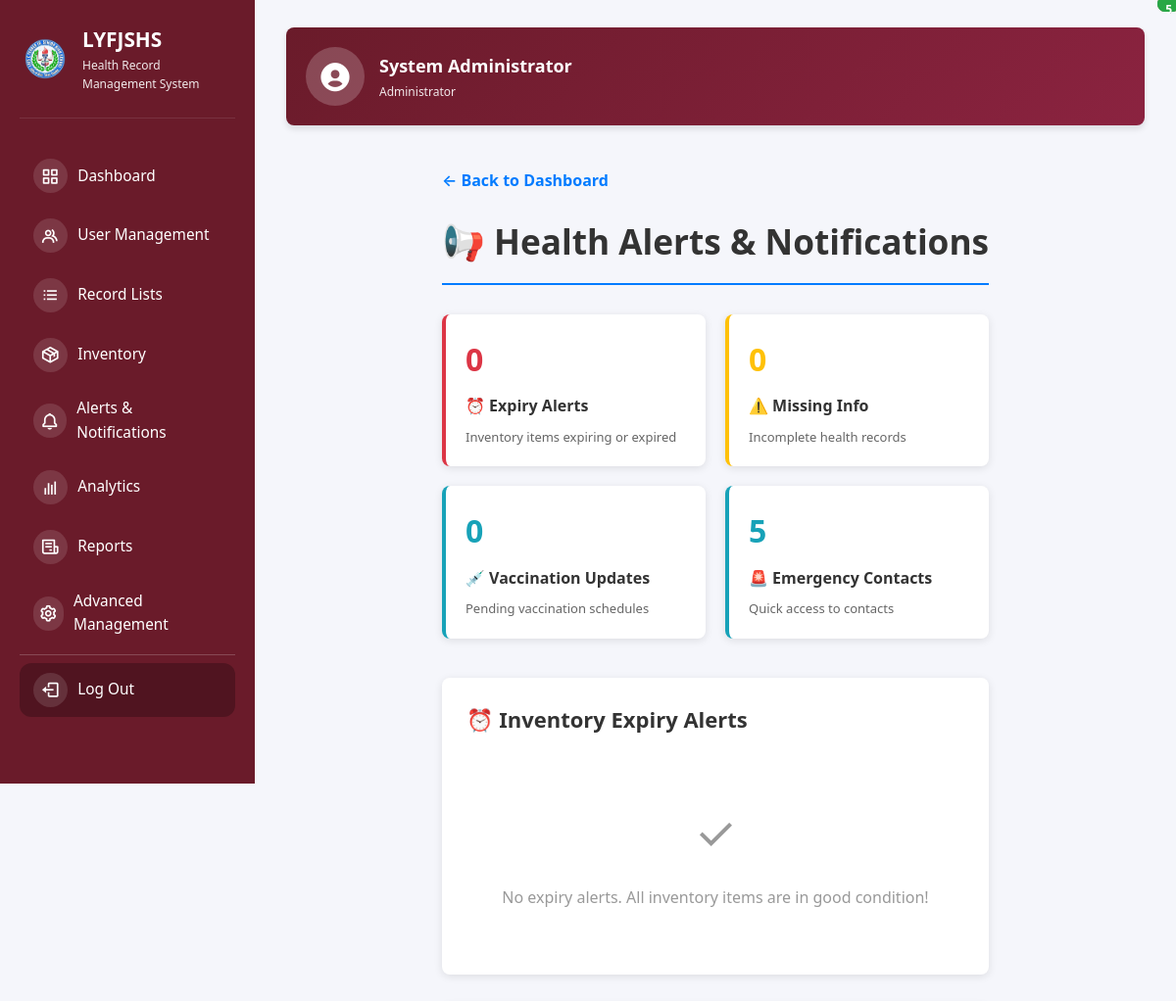
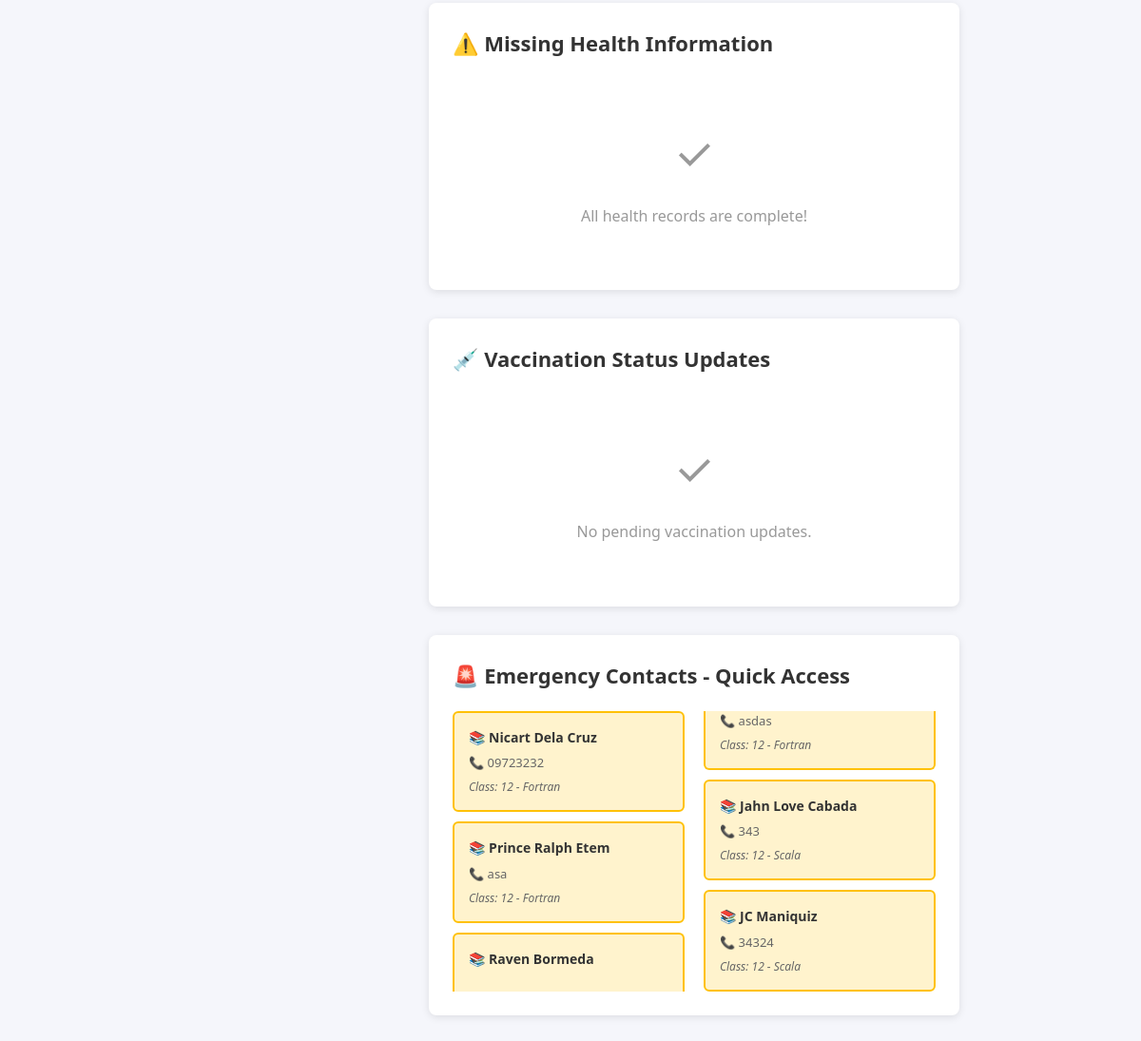
Page /alerts_dashboard (signed in) on the committed database (2 pictures, top to bottom).
### tables this page shows
CREATE TABLE users (
            id INTEGER PRIMARY KEY AUTOINCREMENT,
            username TEXT UNIQUE NOT NULL,
            password TEXT NOT NULL,
            fullname TEXT NOT NULL,
            email TEXT NOT NULL,
            role TEXT DEFAULT 'health_officer',
            advisory_class TEXT,
            is_active INTEGER DEFAULT 1,
            created_at TIMESTAMP DEFAULT CURRENT_TIMESTAMP
        );

CREATE TABLE students (
            id INTEGER PRIMARY KEY AUTOINCREMENT,
            studentLRN TEXT UNIQUE NOT NULL,
            name TEXT NOT NULL,
            class TEXT,
            dob DATE,
            address TEXT,
            parentContact TEXT,
            emergencyContact TEXT,
            height TEXT,
            weight TEXT,
            blood TEXT,
            pastIllnesses TEXT,
            allergies TEXT,
            conditions TEXT,
            vaccination TEXT,
            created_at TIMESTAMP DEFAULT CURRENT_TIMESTAMP
        );

### app.py (the view)
@app.route("/alerts_dashboard")
def alerts_dashboard():
    if not session.get("logged_in"):
        return redirect(url_for("login"))
    db = get_db_connection()
    if db:
        cursor = db.cursor()
        cursor.execute("SELECT role FROM users WHERE id = ?", (session.get("user_id"),))
        user = cursor.fetchone()
        db.close()
        if user and safe_row_get(user, 'role') == 'class_advisor':
            flash("You don't have permission to access alerts.", "danger")
            return redirect(url_for("dashboard"))
    try:
        missing_info = check_missing_health_info()
        expiry_alerts = check_expiry_alerts()
        vaccination_reminders = check_vaccination_schedule()
        emergency_contacts = get_emergency_contacts()
        return render_template("alerts.html",
            missing_info=missing_info,
            expiry_alerts=expiry_alerts,
            vaccination_reminders=vaccination_reminders,
            emergency_contacts=emergency_contacts
        )
    except Exception as e:
        flash(f"Error loading alerts: {str(e)}", "danger")
        return redirect(url_for("dashboard"))

### templates/alerts.html (shortened to what this page needs)
{% extends "base.html" %}  {% block content %}
<div class="alerts-container">
  <div class="alerts-header">
    <a href="{{ url_for('dashboard') }}" class="back-link"
      >← Back to Dashboard</a
    >
    <h1>📢 Health Alerts & Notifications</h1>
  </div>
  <div class="alerts-grid">
    <div class="alert-card critical">
      <div class="alert-count">{{ expiry_alerts|length }}</div>
      <p class="alert-title">⏰ Expiry Alerts</p>
      <p class="alert-description">Inventory items expiring or expired</p>
    </div>
    <div class="alert-card warning">
      <div class="alert-count">{{ missing_info|length }}</div>
      <p class="alert-title">⚠️ Missing Info</p>
      <p class="alert-description">Incomplete health records</p>
    </div>
    <div class="alert-card info">
      <div class="alert-count">{{ vaccination_reminders|length }}</div>
      <p class="alert-title">💉 Vaccination Updates</p>
      <p class="alert-description">Pending vaccination schedules</p>
    </div>
    <div class="alert-card info">
      <div class="alert-count">{{ emergency_contacts|length }}</div>
      <p class="alert-title">🚨 Emergency Contacts</p>
      <p class="alert-description">Quick access to contacts</p>
    </div>
  </div>
  <div class="section">
    <div class="section-title">
      ⏰ Inventory Expiry Alerts
    </div>
    {% if expiry_alerts|length > 0 %} {% for alert in expiry_alerts %}
    <div
      class="alert-item {% if alert.severity == 'critical' %}critical{% else %}warning{% endif %}"
    >
      <div class="alert-content">
        <div class="alert-message">📦 {{ alert.message }}</div>
        <div class="alert-detail">
          Expiry Date: <strong>{{ alert.expiry_date }}</strong>
        </div>
      </div>
      <div class="alert-actions">
        <button
          class="btn-small btn-view"
          onclick="editInventory('{{ alert.item_id }}')"
        >
          View
        </button>
      </div>
    </div>
    {% endfor %} {% else %}
    <div class="empty-state">
      <div class="empty-state-icon">✓</div>
      <p>No expiry alerts. All inventory items are in good condition!</p>
    </div>
    {% endif %}
  </div>
  <div class="section">
    <div class="section-title">
      ⚠️ Missing Health Information
    </div>
    {% if missing_info|length > 0 %} {% for alert in missing_info %}
    <div class="alert-item warning">
      <div class="alert-content">
        <div class="alert-message">👤 {{ alert.message }}</div>
        <div class="alert-detail">
          Missing Field: <strong>{{ alert.field }}</strong> | Type:
          <strong>{{ alert.person_type|capitalize }}</strong>
        </div>
      </div>
      <div class="alert-actions">
        {% if alert.person_type == 'student' %}
        <button class="btn-small btn-view">View Record</button>
        {% else %}
        <button class="btn-small btn-view">View Record</button>
        {% endif %}
      </div>
    </div>
    {% endfor %} {% else %}
    <div class="empty-state">
      <div class="empty-state-icon">✓</div>
      <p>All health records are complete!</p>
    </div>
    {% endif %}
  </div>
  <div class="section">
    <div class="section-title">
      💉 Vaccination Status Updates
    </div>
    {% if vaccination_reminders|length > 0 %} {% for reminder in
    vaccination_reminders %}
    <div class="alert-item info">
      <div class="alert-content">
        <div class="alert-message">💉 {{ reminder.message }}</div>
        <div class="alert-detail">
          Current Status: <strong>{{ reminder.vaccination_status }}</strong> |
          Type:
          <strong>{{ reminder.person_type|capitalize }}</strong>
        </div>
      </div>
      <div class="alert-actions">
        <button class="btn-small btn-view">View Record</button>
      </div>
    </div>
    {% endfor %} {% else %}
    <div class="empty-state">
      <div class="empty-state-icon">✓</div>
      <p>No pending vaccination updates.</p>
    </div>
    {% endif %}
  </div>
  <div class="section">
    <div class="section-title">
      🚨 Emergency Contacts - Quick Access
      <span class="badge success">{{ emergency_contacts|length }}</span>
    </div>
    {% if emergency_contacts|length > 0 %}
    <div style="columns: 2; column-gap: 20px">
      {% for contact in emergency_contacts %}
      <div class="emergency-contact-card">
        <div class="emergency-contact-name">
          {% if contact.type == 'student' %}📚 {{ contact.name }}{% else %}👨‍🏫 {{
          contact.name }}{% endif %}
        </div>
        <div class="emergency-contact-phone">
          📞 {{ contact.emergency_contact or contact.parent_contact or 'N/A' }}
        </div>
        <div class="emergency-contact-info">
          {% if contact.type == 'student' %} Class: {{ contact.info }} {% else
          %} Department: {{ contact.info }} {% endif %}
        </div>
      </div>
      {% endfor %}
    </div>
    {% else %}
    <div class="empty-state">
      <div class="empty-state-icon">📭</div>
      <p>No emergency contacts on file.</p>
    </div>
    {% endif %}
  </div>
</div>
{% endblock %}

### templates/base.html (shortened to what this page needs)
<!DOCTYPE html>
<html lang="en">
  <head>
    <link
      href="https://unpkg.com/boxicons@2.1.4/css/boxicons.min.css"
      rel="stylesheet"
    />
    <link
      rel="stylesheet"
      href="{{ url_for('static', filename='css/dashboard.css') }}"
    />
  </head>
  <body>
    <div class="app-container">
      <aside class="sidebar" id="sidebar">
        <div class="sidebar-header">
          <img
            src="{{ url_for('static', filename='imgs/577258389_819623970710259_5288846695784598957_n-removebg-preview.png') }}"
            alt="School Logo"
            class="sidebar-logo"
          />
          <div class="sidebar-title">
            <h1>LYFJSHS</h1>
            <p>Health Record Management System</p>
          </div>
        </div>
        <nav class="sidebar-nav">
          <ul>
            <li>
              <a href="{{ url_for('dashboard') }}" class="nav-item">
                <span class="nav-icon"><i class="bx bx-grid-alt"></i></span>
                <span class="nav-label">Dashboard</span>
              </a>
            </li>
            {% if session.get('role') in ['super_admin', 'health_officer'] %}
            <li>
              <a href="{{ url_for('user_management') }}" class="nav-item">
                <span class="nav-icon"><i class="bx bx-group"></i></span>
                <span class="nav-label">User Management</span>
              </a>
            </li>
            {% endif %}
            <li>
              <a href="{{ url_for('record_lists') }}" class="nav-item">
                <span class="nav-icon"><i class="bx bx-list-ul"></i></span>
                <span class="nav-label">Record Lists</span>
              </a>
            </li>
            {% if session.get('role') in ['super_admin', 'health_officer'] %}
            <li>
              <a href="{{ url_for('inventory') }}" class="nav-item">
                <span class="nav-icon"><i class="bx bx-package"></i></span>
                <span class="nav-label">Inventory</span>
              </a>
            </li>
            <li>
              <a href="{{ url_for('alerts_dashboard') }}" class="nav-item">
                <span class="nav-icon"><i class="bx bx-bell"></i></span>
                <span class="nav-label">Alerts & Notifications</span>
              </a>
            </li>
            {% endif %} {% if session.get('role') in ['super_admin',
            'health_officer'] %}
            <li>
              <a href="{{ url_for('analytics') }}" class="nav-item">
                <span class="nav-icon"><i class="bx bx-bar-chart"></i></span>
                <span class="nav-label">Analytics</span>
              </a>
            </li>
            <li>
              <a href="{{ url_for('reports') }}" class="nav-item">
                <span class="nav-icon"><i class="bx bx-receipt"></i></span>
                <span class="nav-label">Reports</span>
              </a>
            </li>
            {% endif %} {% if session.get('role') in ['super_admin',
            'health_officer'] %}
            <li>
              <a href="{{ url_for('advanced_management') }}" class="nav-item">
                <span class="nav-icon"><i class="bx bx-cog"></i></span>
                <span class="nav-label">Advanced Management</span>
              </a>
            </li>
            {% endif %}
            <li class="nav-separator"></li>
            <li>
              <a href="{{ url_for('logout') }}" class="nav-item nav-logout">
                <span class="nav-icon"><i class="bx bx-log-out"></i></span>
                <span class="nav-label">Log Out</span>
              </a>
            </li>
          </ul>
        </nav>
      </aside>
      <div class="content-area">
        {% if session.get('logged_in') %}
        <div class="header-profile">
          <div class="profile-card-header">
            <div class="profile-avatar-header">
              <i class="bx bxs-user-circle"></i>
            </div>
            <div class="profile-info-header">
              <h3>
                {{ current_user.fullname if current_user else
                session.get('username') }}
              </h3>
              <p class="profile-role-header">Administrator</p>
            </div>
          </div>
        </div>
        {% endif %}
        <main class="main-content">{% block content %}{% endblock %}</main>
      </div>
    </div>
  </body>
</html>

### rows in the picture
users: fullname "System Administrator"
students: name "Nicart Dela Cruz", emergencyContact "09723232", info "12 - Fortran"
students: name "Prince Ralph Etem", emergencyContact "asa", info "12 - Fortran"
students: name "Raven Bormeda", emergencyContact "asdas", info "12 - Fortran"
students: name "Jahn Love Cabada", emergencyContact "343", info "12 - Scala"
students: name "JC Maniquiz", emergencyContact "34324", info "12 - Scala"

### other values in the picture
{{ expiry_alerts|length }} "0"
{{ missing_info|length }} "0"
{{ vaccination_reminders|length }} "0"
{{ emergency_contacts|length }} "5"
